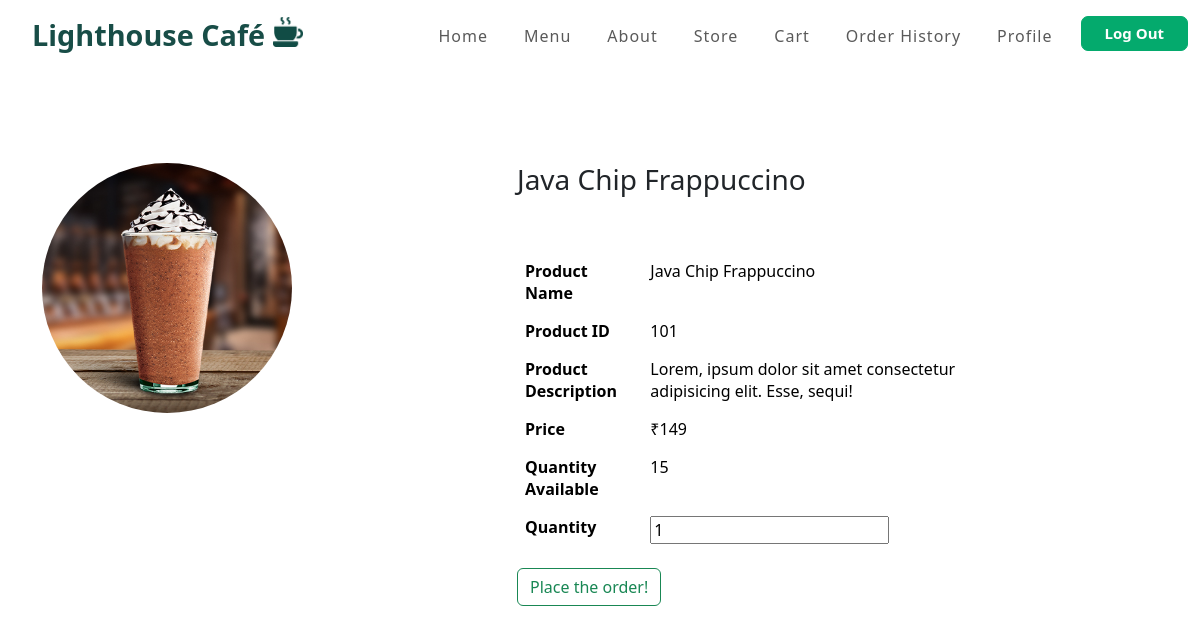
Screenshot of /order.php?pid=101 (signed in) with the database file from the repository.
### tables this page shows
CREATE TABLE `product_table` (
  `pid` int(11) NOT NULL,
  `pname` varchar(30) NOT NULL,
  `descrip` varchar(300) NOT NULL,
  `price` varchar(11) NOT NULL,
  `image` varchar(400) NOT NULL,
  `pquantity` int(11) NOT NULL
);

### order.php (the view, shortened to what this page needs)
<?php
include("assets/header_user.php");
?>
<html>
<head>
  <link rel="stylesheet" href="css/style.css">
  <link rel="stylesheet" href="css/bootstrap.min.css">
</head>
<?php
include("connection.php");
$pid = $_GET['pid'];
$query = "SELECT * FROM product_table where pid='$pid'";
$data = mysqli_query($conn, $query);
$result = mysqli_fetch_assoc($data);
?>
<body data-bs-spy="scroll" data-bs-target=".navbar" data-bs-offset="100">
    <section class="layout_padding">
        <div class="container">
            <div class="row">
                <div class="col-md-5 user-image">
                <div class="profile-img" style="border-radius: 50%; overflow: hidden; width: 250px; height: 250px;">
    <img src="<?php echo $result['image']; ?>" style="width: 100%; height: 100%; object-fit: cover;" alt="Profile Image">
</div>
                </div>
                <div class="col-md-5">
                    <h3><?php echo $result['pname']; ?></h3>
                    <br><br>
                    <table class="table table-borderless layout_padding2-top">
                        <tr>
                            <th scope="col">Product Name</th>
                            <td><?php echo $result['pname']; ?></td>
                        </tr>
                        <tr>
                            <th scope="col">Product ID</th>
                            <td><?php echo $result['pid']; ?></td>
                        </tr>
                        <tr>
                            <th scope="col">Product Description</th>
                            <td><?php echo $result['descrip']; ?></td>
                        </tr>
                        <tr>
                            <th scope="col">Price</th>
                            <td>₹<?php echo $result['price']; ?></td>
                        </tr>
                        <tr>
                            <th scope="col">Quantity Available</th>
                            <td><?php echo $result['pquantity']; ?></td>
                        </tr>
                        <tr>
                            <th scope="col">Quantity</th>
                            <td><input type="text" value=1 name="quantity"></td>
                        </tr>
                    </table>
                    <a href="addCart.php?pid=<?php echo $result['pid']?>"><input type='submit' class='btn btn-outline-success'  value = 'Place the order!'></a>
                </div>
            </div>
        </div>
    </section>
</html>

### css/style.css (style rules this page uses)
body { color: #0c0c0c; background-color: #ffffff; overflow-x: hidden; font-family: Arial, Helvetica, sans-serif; text-decoration: none; }
.layout_padding { padding: 90px 0; }
.layout_padding2-top { padding-top: 45px; }

### rows the page displays
product_table: image (picture), pname "Java Chip Frappuccino", pid "101", descrip "Lorem, ipsum dolor sit amet consectetur adipisicing elit. Esse, sequi!", price "149", pquantity "15"
